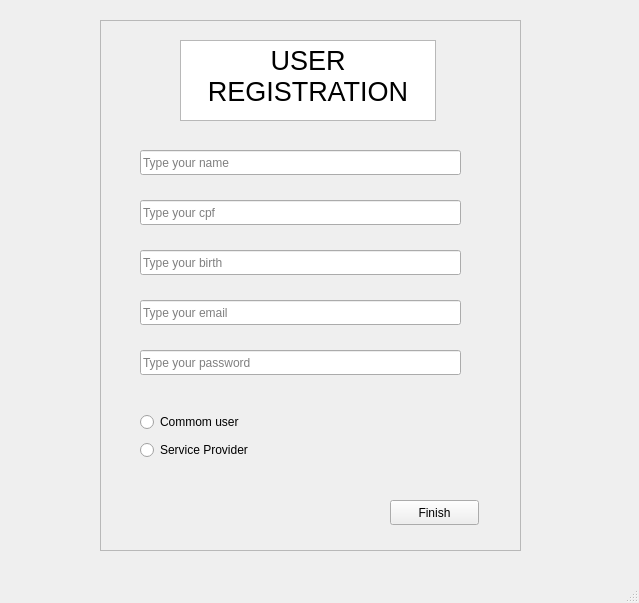
<?xml version="1.0" encoding="UTF-8"?>
<ui version="4.0">
 <class>userRegWindow</class>
 <widget class="QMainWindow" name="userRegWindow">
  <property name="geometry">
   <rect>
    <x>0</x>
    <y>0</y>
    <width>639</width>
    <height>603</height>
   </rect>
  </property>
  <property name="windowTitle">
   <string>MainWindow</string>
  </property>
  <widget class="QWidget" name="centralwidget">
   <widget class="QFrame" name="frame">
    <property name="geometry">
     <rect>
      <x>100</x>
      <y>20</y>
      <width>421</width>
      <height>531</height>
     </rect>
    </property>
    <property name="frameShape">
     <enum>QFrame::StyledPanel</enum>
    </property>
    <property name="frameShadow">
     <enum>QFrame::Raised</enum>
    </property>
    <widget class="QLineEdit" name="nameLine">
     <property name="geometry">
      <rect>
       <x>40</x>
       <y>130</y>
       <width>321</width>
       <height>25</height>
      </rect>
     </property>
     <property name="placeholderText">
      <string>Type your name</string>
     </property>
    </widget>
    <widget class="QTextBrowser" name="textBrowser">
     <property name="geometry">
      <rect>
       <x>80</x>
       <y>20</y>
       <width>256</width>
       <height>81</height>
      </rect>
     </property>
     <property name="html">
      <string>&lt;!DOCTYPE HTML PUBLIC &quot;-//W3C//DTD HTML 4.0//EN&quot; &quot;http://www.w3.org/TR/REC-html40/strict.dtd&quot;&gt;
&lt;html&gt;&lt;head&gt;&lt;meta name=&quot;qrichtext&quot; content=&quot;1&quot; /&gt;&lt;meta charset=&quot;utf-8&quot; /&gt;&lt;style type=&quot;text/css&quot;&gt;
p, li { white-space: pre-wrap; }
hr { height: 1px; border-width: 0; }
li.unchecked::marker { content: &quot;\2610&quot;; }
li.checked::marker { content: &quot;\2612&quot;; }
&lt;/style&gt;&lt;/head&gt;&lt;body style=&quot; font-family:'Ubuntu'; font-size:11pt; font-weight:400; font-style:normal;&quot;&gt;
&lt;p align=&quot;center&quot; style=&quot; margin-top:0px; margin-bottom:0px; margin-left:0px; margin-right:0px; -qt-block-indent:0; text-indent:0px;&quot;&gt;&lt;span style=&quot; font-size:20pt;&quot;&gt;USER REGISTRATION&lt;/span&gt;&lt;/p&gt;&lt;/body&gt;&lt;/html&gt;</string>
     </property>
    </widget>
    <widget class="QPushButton" name="pushButton">
     <property name="geometry">
      <rect>
       <x>290</x>
       <y>480</y>
       <width>89</width>
       <height>25</height>
      </rect>
     </property>
     <property name="text">
      <string>Finish</string>
     </property>
    </widget>
    <widget class="QLineEdit" name="cpfLine">
     <property name="geometry">
      <rect>
       <x>40</x>
       <y>180</y>
       <width>321</width>
       <height>25</height>
      </rect>
     </property>
     <property name="placeholderText">
      <string>Type your cpf</string>
     </property>
    </widget>
    <widget class="QLineEdit" name="birthLine">
     <property name="geometry">
      <rect>
       <x>40</x>
       <y>230</y>
       <width>321</width>
       <height>25</height>
      </rect>
     </property>
     <property name="placeholderText">
      <string>Type your birth</string>
     </property>
    </widget>
    <widget class="QLineEdit" name="emailLine">
     <property name="geometry">
      <rect>
       <x>40</x>
       <y>280</y>
       <width>321</width>
       <height>25</height>
      </rect>
     </property>
     <property name="placeholderText">
      <string>Type your email</string>
     </property>
    </widget>
    <widget class="QLineEdit" name="passwordLine">
     <property name="geometry">
      <rect>
       <x>40</x>
       <y>330</y>
       <width>321</width>
       <height>25</height>
      </rect>
     </property>
     <property name="placeholderText">
      <string>Type your password</string>
     </property>
    </widget>
    <widget class="QWidget" name="layoutWidget">
     <property name="geometry">
      <rect>
       <x>40</x>
       <y>390</y>
       <width>138</width>
       <height>54</height>
      </rect>
     </property>
     <layout class="QVBoxLayout" name="verticalLayout">
      <item>
       <widget class="QRadioButton" name="commomButton">
        <property name="text">
         <string>Commom user</string>
        </property>
       </widget>
      </item>
      <item>
       <widget class="QRadioButton" name="serviceButton">
        <property name="text">
         <string>Service Provider</string>
        </property>
       </widget>
      </item>
     </layout>
    </widget>
   </widget>
  </widget>
  <widget class="QMenuBar" name="menubar">
   <property name="geometry">
    <rect>
     <x>0</x>
     <y>0</y>
     <width>639</width>
     <height>22</height>
    </rect>
   </property>
  </widget>
  <widget class="QStatusBar" name="statusbar"/>
 </widget>
 <resources/>
 <connections/>
</ui>
